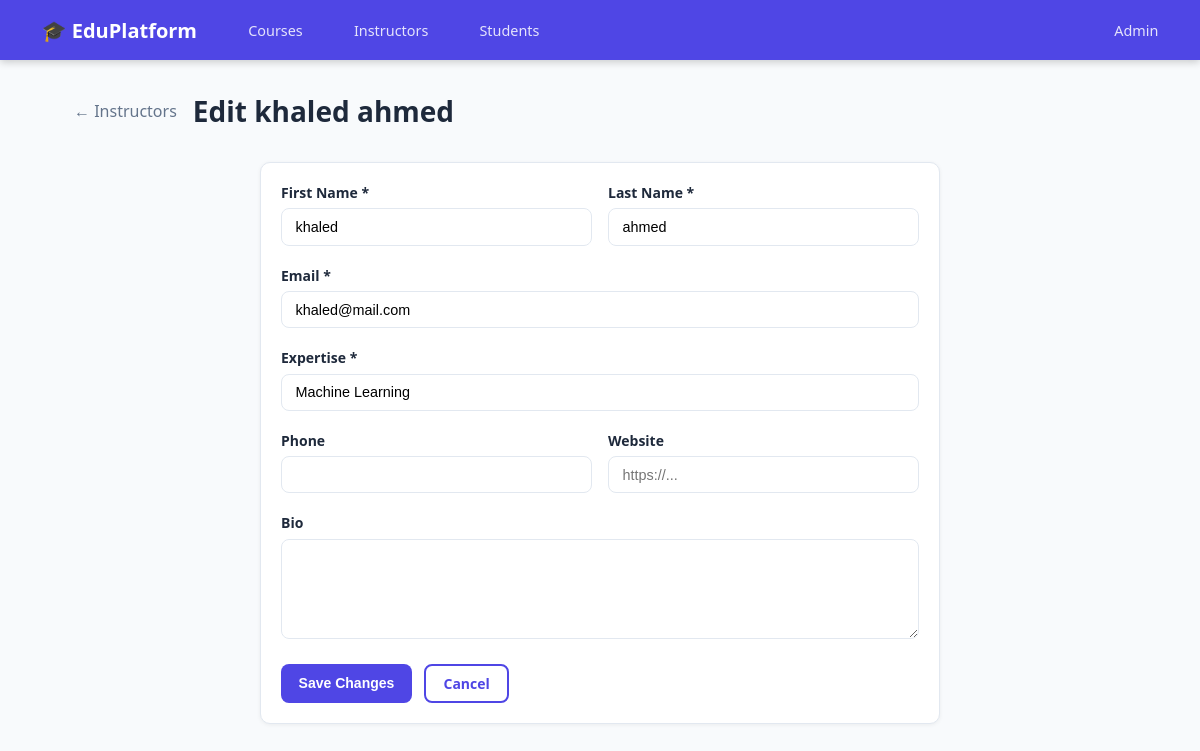
The page /instructors/1/edit/ on the database its author committed.
### instructor/models.py (models this page shows, shortened)
class Instructor(models.Model):
    user = models.OneToOneField(
        User,
        on_delete=models.CASCADE,
        related_name='instructor_profile'
    )
    bio = models.TextField(blank=True)
    expertise = models.CharField(max_length=200)
    phone = models.CharField(max_length=20, blank=True)
    website = models.URLField(blank=True)
    hire_date = models.DateField(auto_now_add=True)
    class Meta:
        ordering = ['user__last_name']
        verbose_name = 'Instructor'
        verbose_name_plural = 'Instructors'
    def get_full_name(self):
        return self.user.get_full_name() or self.user.username

### instructor/views.py (the view, shortened to what this page needs)
# urls.py: path('<int:pk>/edit/', views.instructor_edit, name='instructor_edit'),
def instructor_edit(request, pk):
    instructor = get_object_or_404(Instructor, pk=pk)
    return render(request, 'instructor/instructor_form.html', {
        'instructor': instructor,
        'page_title': f'Edit {instructor.get_full_name()}',
        'form_data': {},
    })

### instructor/templates/instructor/instructor_form.html (shortened to what this page needs)
{% extends "base.html" %}
{% block content %}
<div class="page-header">
  <a href="{% url 'instructor_list' %}" style="color:#64748b;text-decoration:none">← Instructors</a>
  <h1>{{ page_title }}</h1>
</div>
<div class="form-card card">
  <div class="card-body">
    <form method="post">
      <div class="form-row">
        <div class="form-group">
          <label>First Name *</label>
          <input type="text" name="first_name" value="{{ instructor.user.first_name|default:'' }}" required>
        </div>
        <div class="form-group">
          <label>Last Name *</label>
          <input type="text" name="last_name" value="{{ instructor.user.last_name|default:'' }}" required>
        </div>
      </div>
      <div class="form-group">
        <label>Email *</label>
        <input type="email" name="email" value="{{ instructor.user.email|default:'' }}" required>
      </div>
      <div class="form-group">
        <label>Expertise *</label>
        <input type="text" name="expertise" value="{{ instructor.expertise|default:'' }}" placeholder="e.g. Python, Machine Learning" required>
      </div>
      <div class="form-row">
        <div class="form-group">
          <label>Phone</label>
          <input type="text" name="phone" value="{{ instructor.phone|default:'' }}">
        </div>
        <div class="form-group">
          <label>Website</label>
          <input type="url" name="website" value="{{ instructor.website|default:'' }}" placeholder="https://...">
        </div>
      </div>
      <div class="form-group">
        <label>Bio</label>
        <textarea name="bio">{{ instructor.bio|default:'' }}</textarea>
      </div>
      <div style="display:flex;gap:.75rem">
        <button type="submit" class="btn btn-primary">
          {% if instructor %}Save Changes{% else %}Create Instructor{% endif %}
        </button>
        <a href="{% url 'instructor_list' %}" class="btn btn-outline">Cancel</a>
      </div>
    </form>
  </div>
</div>
{% endblock %}

### templates/base.html (style rules this page uses)
*, *::before, *::after { box-sizing: border-box; margin: 0; padding: 0; }
:root { --primary: #4f46e5; --primary-d: #3730a3; --success: #10b981; --danger: #ef4444; --warn: #f59e0b; --bg: #f8fafc; --card: #ffffff; --text: #1e293b; --muted: #64748b; --border: #e2e8f0; --radius: 10px; }
body { font-family: 'Segoe UI', system-ui, sans-serif; background: var(--bg); color: var(--text); min-height: 100vh; }
.page-header { display: flex; align-items: center; gap: 1rem; margin-bottom: 2rem; flex-wrap: wrap; }
.page-header h1 { font-size: 1.75rem; font-weight: 700; }
.card { background: var(--card); border: 1px solid var(--border); border-radius: var(--radius); overflow: hidden; box-shadow: 0 1px 4px rgba(0,0,0,.06); }
.card-body { padding: 1.25rem; }
.btn { display: inline-flex; align-items: center; gap: .4rem; padding: .5rem 1.1rem; border-radius: 8px; font-size: .875rem; font-weight: 600; text-decoration: none; cursor: pointer; border: none; transition: all .2s; }
.btn-primary { background: var(--primary); color: #fff; }
.btn-outline { background: transparent; color: var(--primary); border: 2px solid var(--primary); }
.form-card { max-width: 680px; margin: 0 auto; }
.form-group { margin-bottom: 1.25rem; }
label { display: block; font-weight: 600; font-size: .875rem; margin-bottom: .4rem; color: var(--text); }
input[type=text], input[type=email], input[type=url], input[type=number], input[type=date], input[type=file], textarea, select { width: 100%; padding: .6rem .85rem; border: 1px solid var(--border); border-radius: 8px; font-size: .9rem; transition: border-color .2s; background: #fff; }
textarea { min-height: 100px; resize: vertical; }
.form-row { display: grid; grid-template-columns: 1fr 1fr; gap: 1rem; }

### rows shown on the page
Instructor: first_name "khaled", last_name "ahmed", email "khaled@mail.com", expertise "Machine Learning"

### other values the page prints
{{ page_title }} "Edit khaled ahmed"
